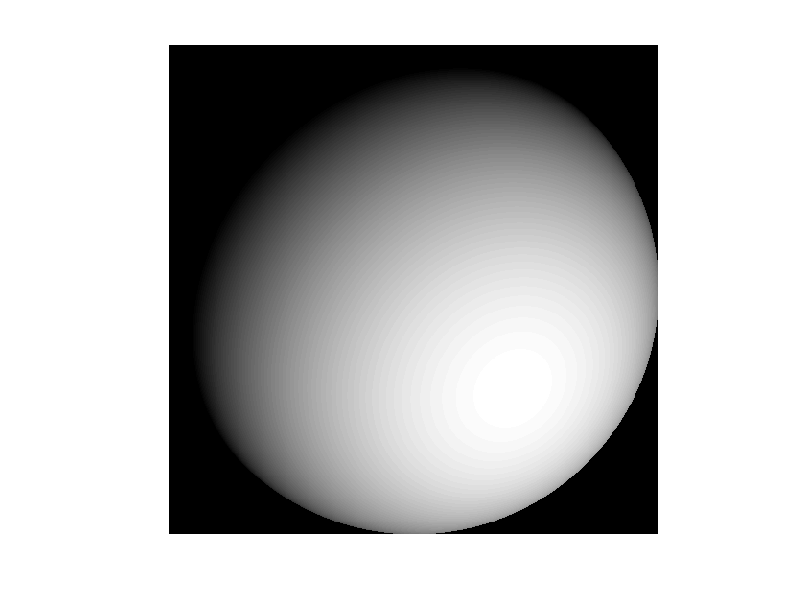

The MATLAB script that drew this image:
R = 255;   
for i = 1:512
	for j=1:512
		% THE CENTER OF THE IMAGE IS AT 256, 256:: WE MAKE IT 0, 0
		X = 256-i;
   		Y = 256-j;

  		if(X^2 + Y^2 < R^2)     
  			c(i,j) = sqrt(R^2-X^2 - Y^2)*100;
    
    			% FOR PS=0 AND QS=0
    			r1(i,j) = sqrt(1-((X^2 +Y^2)/R^2));
    
    			% FOR PS=0.5 AND QS=0.5
   			r2(i,j) = ((sqrt(R^2 -(X^2 +Y^2)))- 0.5*(X + Y))/(sqrt(1.5)*R);
   
   			% FOR PS=0 AND QS=1
   			r3(i,j) = (sqrt(R^2 - (X^2 +Y^2)) - Y)/(sqrt(2)*R); 
 		endif
 	endfor 
endfor
imshow(r2)

